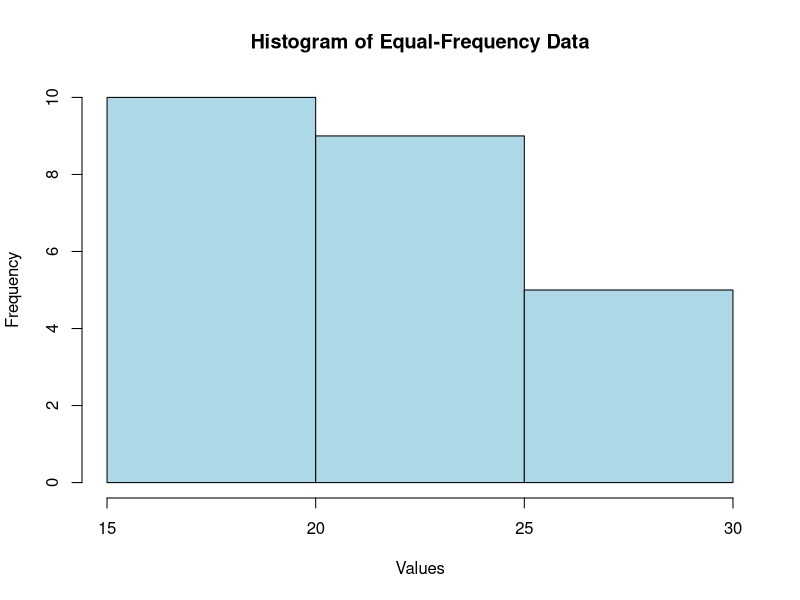

This chart was generated by the following R code:
data <- c(18, 18, 18, 20, 20, 20, 20, 20, 20, 20,
          21, 21, 21, 21, 25, 25, 25, 25, 25, 28,
          28, 30, 30, 30)

num_bins <- 3
sorted_data <- sort(data)

bins <- split(sorted_data,
              cut(seq_along(sorted_data),
                  breaks = num_bins,
                  labels = FALSE))

print("Equal-frequency bins:")
print(bins)

mean_smoothing <- unlist(lapply(bins, function(x)
  rep(mean(x), length(x))))

boundary_smoothing <- unlist(lapply(bins, function(x)
  sapply(x, function(v) {
    if (abs(v - min(x)) <= abs(v - max(x)))
      min(x) else max(x)
  })))

print("Smoothing by bin means:")
print(mean_smoothing)

print("Smoothing by bin boundaries:")
print(boundary_smoothing)

hist(data, breaks = num_bins, col = "lightblue",
     main = "Histogram of Equal-Frequency Data",
     xlab = "Values")
